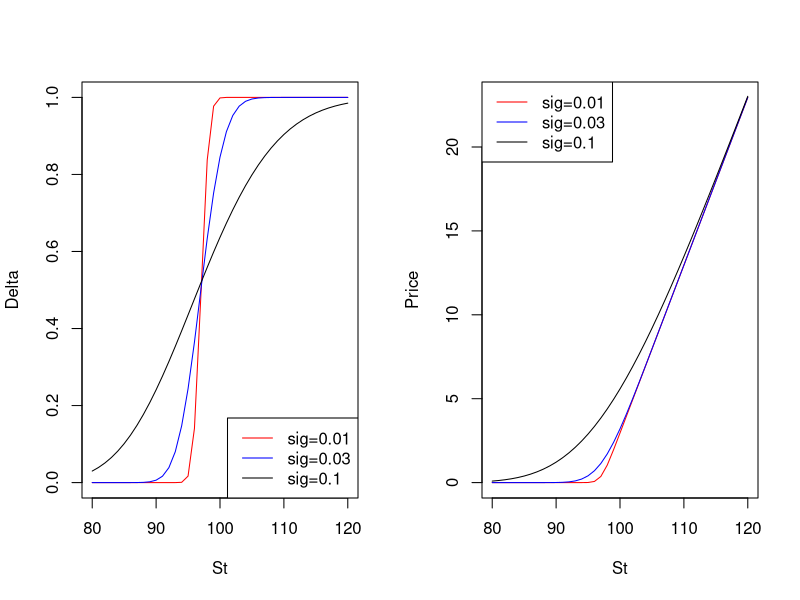

Here is the R script that generated this plot:
# ref:https://core.ac.uk/download/pdf/234629502.pdf
# -- sample parameters
# St = 95
# K = 100
# r = 0.03
# YTM = 1
# t = 0.8
# sig = 0.02

# delta
delta <- function(St,K,r,YTM,t,sig){
  # d1, d2
  d1 = (log(St/K) + (r+1/2*sig^2)*(YTM-t))/(sig*sqrt(YTM-t))
  d2 = (log(St/K) + (r-1/2*sig^2)*(YTM-t))/(sig*sqrt(YTM-t))
  
  # delta
  Delta = pnorm(d1)
  return (Delta)
}

# gamma
gamma <- function(St,K,r,YTM,t,sig){
  # d1, d2
  d1 = (log(St/K) + (r+1/2*sig^2)*(YTM-t))/(sig*sqrt(YTM-t))
  d2 = (log(St/K) + (r-1/2*sig^2)*(YTM-t))/(sig*sqrt(YTM-t))
  
  Gamma = dnorm(d1)/(sig*St*sqrt(YTM-t))
  return (Gamma)
}

# Vega
vega <- function(St,K,r,YTM,t,sig){
  # d1, d2
  d1 = (log(St/K) + (r+1/2*sig^2)*(YTM-t))/(sig*sqrt(YTM-t))
  d2 = (log(St/K) + (r-1/2*sig^2)*(YTM-t))/(sig*sqrt(YTM-t))
  
  Vega = St*sqrt(YTM-t)*dnorm(d1)
  return (Vega)
}

# Theta
theta <- function(St,K,r,YTM,t,sig){
  # d1, d2
  d1 = (log(St/K) + (r+1/2*sig^2)*(YTM-t))/(sig*sqrt(YTM-t))
  d2 = (log(St/K) + (r-1/2*sig^2)*(YTM-t))/(sig*sqrt(YTM-t))
  
  Theta = -(St*dnorm(d1)*sig)/(2*sqrt(YTM-t)) - r*K*exp(-r*(YTM-t))*pnorm(d2)
  return (Theta)
}

# Rho
rho <- function(St,K,r,YTM,t,sig){
  # d2
  d2 = (log(St/K) + (r-1/2*sig^2)*(YTM-t))/(sig*sqrt(YTM-t))
  
  Rho = (YTM-t)*K*exp(-r*(YTM-t))*pnorm(d2)
  return (Rho)
}

# Price
price <- function(St,K,r,YTM,t,sig){
  # d1, d2
  d1 = (log(St/K) + (r+1/2*sig^2)*(YTM-t))/(sig*sqrt(YTM-t))
  d2 = (log(St/K) + (r-1/2*sig^2)*(YTM-t))/(sig*sqrt(YTM-t))
  
  Pi = St*pnorm(d1) - K*exp(-r*(YTM-t))*pnorm(d2)
  return (Pi)
}

# generate graph

## for delta
### Delta: 更改St, 控制sig等级
St=seq(from=80,to=120,by=1);K=100;r=0.03;YTM=1;t=0;sig=0.01
Delta=delta(St,K,r,YTM,t,sig)
Price=price(St,K,r,YTM,t,sig)
sig=0.03
Delta2=delta(St,K,r,YTM,t,sig)
Price2=price(St,K,r,YTM,t,sig)
sig=0.1
Delta3=delta(St,K,r,YTM,t,sig)
Price3=price(St,K,r,YTM,t,sig)
par(mfrow=c(1,2))
plot(St,Delta,type="l",col="red")
lines(St,Delta2,type="l",col="blue")
lines(St,Delta3,type="l")
legend("bottomright",legend=c("sig=0.01","sig=0.03","sig=0.1"),
       lwd=1,col=c("red","blue","black"))
plot(St,Price,type="l",col="red")
lines(St,Price2,type="l",col="blue")
lines(St,Price3,type="l")
legend("topleft",legend=c("sig=0.01","sig=0.03","sig=0.1"),
       lwd=1,col=c("red","blue","black"))

